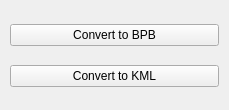
<?xml version="1.0" encoding="UTF-8"?>
<ui version="4.0">
 <class>v800main</class>
 <widget class="QWidget" name="v800main">
  <property name="geometry">
   <rect>
    <x>0</x>
    <y>0</y>
    <width>229</width>
    <height>110</height>
   </rect>
  </property>
  <property name="windowTitle">
   <string>V800 Routes</string>
  </property>
  <widget class="QWidget" name="gridLayoutWidget">
   <property name="geometry">
    <rect>
     <x>-1</x>
     <y>0</y>
     <width>231</width>
     <height>111</height>
    </rect>
   </property>
   <layout class="QGridLayout" name="gridLayout">
    <item row="0" column="0">
     <widget class="QPushButton" name="to_bpb">
      <property name="text">
       <string>Convert to BPB</string>
      </property>
     </widget>
    </item>
    <item row="1" column="0">
     <widget class="QPushButton" name="to_kml">
      <property name="text">
       <string>Convert to KML</string>
      </property>
     </widget>
    </item>
   </layout>
  </widget>
 </widget>
 <layoutdefault spacing="6" margin="11"/>
 <resources/>
 <connections/>
</ui>
